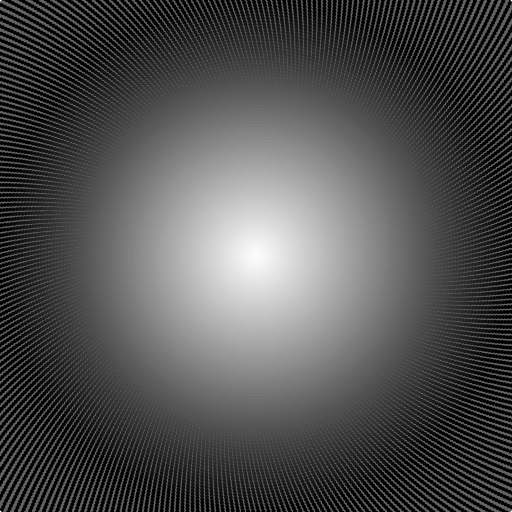
Frame 1 (no input)
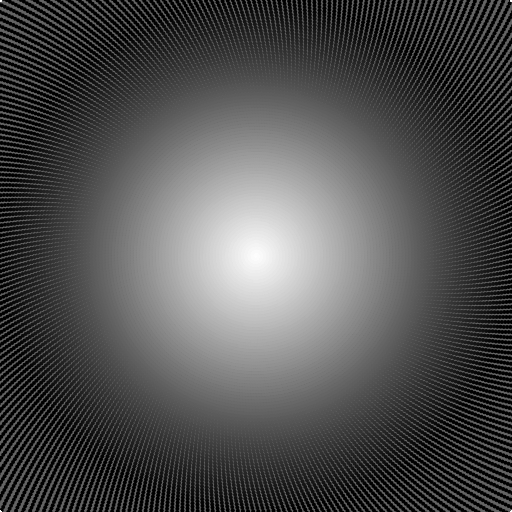
Frame 60 (no input)
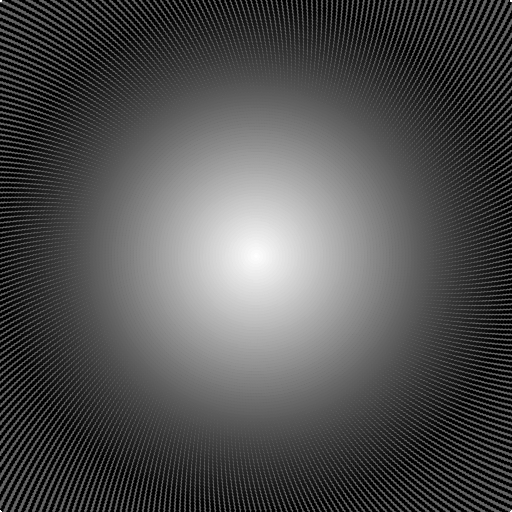
Frame 120 (the mouse pressed at the canvas centre since frame 60)

The p5.js sketch that drew these frames (run headless with seeded random() and noise() and a simulated clock; from frame 60 on, the mouse is pressed at the canvas centre):

// p5.js sketch
// ── sketch.js
function setup() {
  createCanvas(512, 512);
  background(100);
  //------------------------------------------------------------- el fondo
  let angulo = 0;
  let radio = 0;
  let centerX = width / 2;
  let centerY = height / 2;
  let colorcito = 255;
  let puntitos = 0;

  while (radio < 362) {
    stroke(colorcito);
    let x = centerX + radio * cos(angulo);
    let y = centerY + radio * sin(angulo);
    strokeWeight(4);
    point(x, y);
    angulo += 0.02;
    radio += 0.01;
    puntitos++;
    if (puntitos % 100 == 0) {
      colorcito -= 1;
    }
  }
}

function draw() {
  //------------------------- Dibuja siguiendo el mouse y sus direcciones opuestas
  let oppositeX = width - pmouseX;
  let oppositeY = height - pmouseY;
  stroke(255);
  strokeWeight(3);
  point(oppositeX, pmouseY);
  point(pmouseX, oppositeY);
  point(pmouseX, pmouseY);
  point(oppositeX, oppositeY);
}
